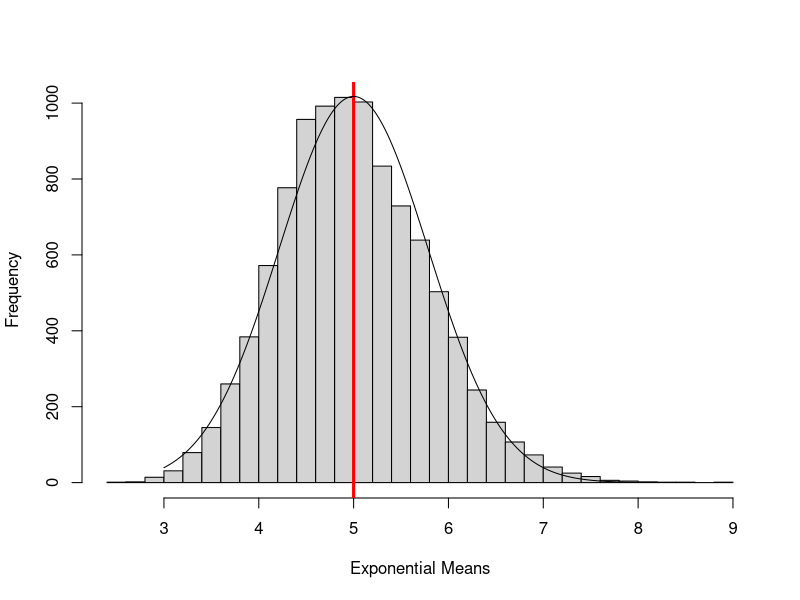

Write the R code that produced this figure.
## ---- chunk 1
knitr::opts_chunk$set(echo = TRUE)
## ---- chunk 2
num_exps = 40;
ntrials = 10000;
set.seed(4023); exps = matrix(rexp(num_exps * ntrials, 0.2), nrow = num_exps, ncol = ntrials);
exp_means = colMeans(exps);
## ---- chunk 3
exp_mean = mean(exp_means)
print(paste("Mean:", exp_mean)); print(paste("Percent Difference:",(exp_mean - 5)/5 * 100))
exp_var = var(exp_means)
print(paste("Variance:", exp_var)); print(paste("Percent Difference:",(exp_var - 25/40)/(25/40) * 100))
## ---- chunk 4
hist(exp_means, 30, xlab  = "Exponential Means", main = '')
abline(v = 5, col = 'red', lwd=3)
xdummy = seq(3,8,0.01)
lines(xdummy,exp(-0.5 * (xdummy - 5)^2/exp_var)/sqrt(2 * pi * exp_var) * 10000 * 0.2)
## ---- chunk 5
ks.test(exp_means, "pnorm", mean = exp_mean, sd = sqrt(exp_var))
